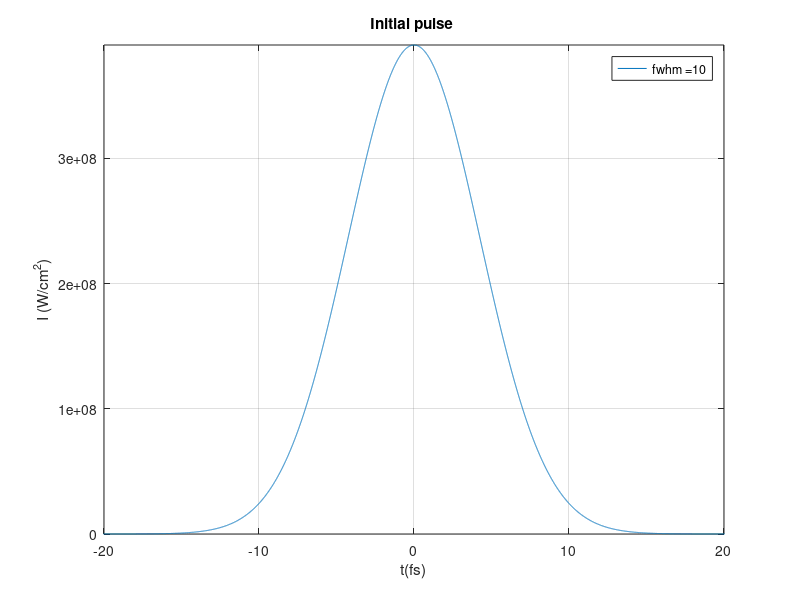
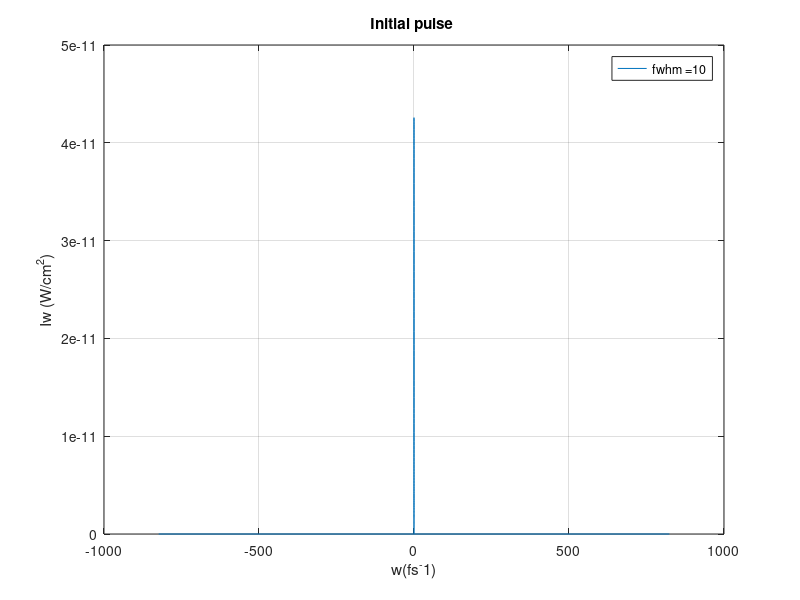

Source code (MATLAB) for these figures, in order: (Note: this script raises an error after producing the figures.)
function [ret]=prog_tot()

clear all;
close all;

% prt=1/0  print/noprint results
prt=0;

if prt == 1
   fid0=fopen('res.txt','w+');
end
% units
mic=1;fs=1;ns=1e6;mJ=1;mm=mic/1000;m=1e-3;ps=1e3;s=fs*1e-15;J=mJ*1e-3;nJ=mJ*1e-6;

%_PULSE_PARAMETERS______________________________________________________
lc=0.8;                % pulse central wavelength (mic)
ko=2*pi/lc;            % mic^-1)
vluz=0.299792458;      % speed of light (mic fs^-1)
%vluz=0.3;             % speed of light (mic fs^-1)
wo=2*pi*vluz/lc;       % pulse central omega (fs^-1)
tp=5*fs;               % pulse width (fs).
a=0.35;                % spatial fwhm (mm)
energia=8*nJ;          % Energy (mJ)
%-----------------------------------------------------------------------

%_TEMPORAL_AND_SPECTRAL_AXIS________________________________________________
npuntos=2^19;                          % number of points.
maxt=1*ps;                             % temporal window to follow [fs]                

dt=2*maxt/(npuntos-1);                 % time resolution [fs]
t=-maxt:dt:maxt;                       % temporal axis (fs)
dw=2*pi/(2*maxt);                      % frequency axis (fs^-1)
wN=-pi/dt:dw:pi/dt;
w=ifftshift(wN); 
wf=-w;                                 % for frequency sign criteria
ejel=wf.*1000*lc*lc/vluz/2/pi+1000*lc; % wavelength axis (nm)
Bint_T=0.;Bint=0.;
%------------------------------------------------------------------------

%_ELECTRIC_FIELD________________________________________________________
% GAUSSIAN PULSE:
 E=exp(-t.*t*(log(2))/2/tp^2);         % fwhm intensity
% E=exp(-t.*t/2/tp^2);                % 1/e intensity
% E=exp(-t.*t/tp^2);                  % 1/e^2 intensity
fwhmP=fwhm(t,(abs(E)).^2)             % FWHM en intensidad
% SECH PULSE:
% tau=tp/(2*acosh(sqrt(2))); to=0.; P=(sech((t-to)/tau)).^2; E=sqrt(P);
% fwhmP=fwhm(t,P);
%-----------------------------------------------------------------------
%_PULSE_NORMALIZED___________________________________________________________ 
norma=0;
for it=1:length(t)
    norma=norma+abs(E(it))^2;
end
norma=norma*dt; E=E.*sqrt(energia/norma);
Eosc=E;
% correct factor to plot in IS
factorsi=J/s;
spatialnorm=pi*(0.1*0.1*a^2)/2;                 % cm2 y 1/e^2 spatial intensity
factortotal=factorsi/spatialnorm;
I0=factortotal*(abs(E)).^2;                     % Intensidad inicial          
%---------------------------------------------------------------TEMPORAL-
                nfig=1;figure(nfig);nfig=nfig+1;
                plot(t,I0);axis([-4*tp 4*tp 0 max(I0)]);
                xlabel('t(fs)');ylabel('I (W/cm^2)');title('Initial pulse ');
                str = strcat('fwhm = ', num2str(fwhmP));legend(str); grid on;
%------------------------------------------------------------------------
%--------------------------------------------------------------FREQUENCY-
                Ew=ifft(E); I0w=(abs(Ew)).^2;fwhmPw=fwhm(w,I0w)
                figure(nfig);nfig=nfig+1;
                plot(w,I0w);
                xlabel('w(fs^-1)');ylabel('Iw (W/cm^2)');title('Initial pulse ');
                str = strcat('fwhm = ', num2str(fwhmP));legend(str); grid on;
%------------------------------------------------------------------------
pause;
%_ADDITIONAL_DISPERSION_DATOS_MATERIAL__________________________________________________
%gvd,tod y fod.en fs y mm.
kposc=1:3;
kposc(1)=2.4e6;kposc(2)=0.;kposc(3)=0.;
[E]=disp_pulse(E,w,kposc);
%-----------------------------------------------------------------------
            fwhmEo=fwhm(t,(abs(E)).^2);figure(nfig);nfig=nfig+1;
            plot(t,factortotal*abs(E).^2);axis([-60*ps 60*ps 0 max(factortotal*abs(E).^2)]);
            xlabel('t(fs)');ylabel('I (W/cm^2)');title('Stretcher oscillator output: chain 3');
            str = strcat('fwhm = ', num2str(fwhmEo));legend(str); grid on;
            if prt == 1
               fprintf(fid0,'\nkposc= %e %e %e -- %f \n',kposc(1),kposc(2),kposc(3),fwhmEo);
            end
%----------------------------------------------------------------------

%_DISPERSION_LONGITUD_FIBRA________________________________________________
kpch3_1=1:3; kpch3_1(1)=23; kpch3_1(2)=75.4; kpch3_1(3)=0; 
Lfib=2600; kpch3_1=Lfib*kpch3_1;
[E]=disp_pulse(E,w,kpch3_1);
% [E,Bint]=fiberprop(E,t,w,wf,tp,dt,maxt,energia,wo,lc,kpch3_1(1)/Lfib,kpch3_1(2)/Lfib,kpch3_1(3)/Lfib,Lfib,3.3e-3,1,1,5,1,0,3e-2);
% Bint_T=Bint_T+Bint;
%-----------------------------------------------------------------------
            fwhmEo=fwhm(t,(abs(E)).^2);figure(nfig);nfig=nfig+1;
            plot(t,factortotal*abs(E).^2);axis([-60*ps 60*ps 0 max(factortotal*abs(E).^2)]);
            xlabel('t(fs)');ylabel('I (W/cm^2)');title('Chain 3: before CFBG_XF2');
            str = strcat('fwhm = ', num2str(fwhmEo)); grid on;legend(str);
            if prt == 1
               fprintf(fid0,'kpch3_1= %e %e %e -- fwhm: %f  Bint=%f\n',kpch3_1(1),kpch3_1(2),kpch3_1(3),fwhmEo,Bint);
            end

%--------------------------------------------------------------------

%_CFBG_XF2_DISPERSION___________________________________________________
%gvd,tod y fod.en fs y mm.
kpcfbgxf2=1:3; kpcfbgxf2(1)=23.03e6; kpcfbgxf2(2)=0*-0.3250e9; kpcfbgxf2(3)=0.; 
[E]=disp_pulse(E,w,kpcfbgxf2);
%-----------------------------------------------------------------------
            fwhmEo=fwhm(t,(abs(E)).^2);figure(nfig);nfig=nfig+1;
            plot(t,factortotal*abs(E).^2);axis([-400*ps 400*ps 0 max(factortotal*abs(E).^2)]);
            xlabel('t(fs)');ylabel('I (W/cm^2)');title('CFBG_XF2 output with no filter');
            str = strcat('fwhm = ', num2str(fwhmEo)); grid on;legend(str);
            if prt == 1
               fprintf(fid0,'kpcfbgxf2= %e %e %e -- %f \n',kpcfbgxf2(1),kpcfbgxf2(2),kpcfbgxf2(3),fwhmEo);
            end
%----------------------------------------------------------------------

%_LOSSES_REFLECTIVITY_CFBG_X2_AND_CIRC___________________________________
[E]=losses(E,-5.21933599);
% Pulse energy after losses in CFBG_X2:
norma=normy(E,t,dt)
            if prt == 1
               fprintf(fid0,'CFBG_2 & CIRC LOSSES: %e \n',norma);
            end
%%--------------------------------------------------------------------------

%_CFBG_XF2_FILTERING______________________________________________________
% en nm
filterwidth=15.3;
supergaussianm=10;
[E,filter]=cfgfilter(E,ejel,lc*1000,filterwidth,supergaussianm);
%----------------------------------------------------------------------
            figure(nfig);nfig=nfig+1;fwhmSP0=abs(fwhm(ejel,abs(ifft(Eosc)).^2));fwhmSPF=abs(fwhm(ejel,abs(ifft(E)).^2));
            subplot(1,2,1);
            plot(ejel,abs(ifft(Eosc)).^2,'k',ejel,abs(ifft(E)).^2,'b');%axis([-10*tp 10*tp 0 max(abs(E).^2)]);
            xlabel('l(nm))');ylabel('I (W/cm^2)');title('Spectrum filtering by CFBG_XF2');
            str = strcat('fwhmi = ', num2str(fwhmSP0));
            str = strcat(str,'    fwhmf= ');
            str = strcat(str,num2str(fwhmSPF));
            legend(str); grid on;
            subplot(1,2,2);
            plot(ejel,filter);xlabel('l(nm))'); title('CFBG_XF2 filter');grid on;
            if prt == 1
               fprintf(fid0,'filter CFBG_XF2= %f %f -- %f vs %f \n',filterwidth,supergaussianm,fwhmSP0,fwhmSPF);
            end
            %-----------------------------------------------------------------------
%             fwhmEo=fwhm(t,(abs(E)).^2);figure(nfig);nfig=nfig+1;
%             plot(t,abs(E).^2);axis([-400*ps 400*ps 0 max(abs(E).^2)]);
%             xlabel('t(fs)');ylabel('I (W/cm^2)');title('CFG1 output with filter');
%             str = strcat('fwhm = ', num2str(fwhmEo)); grid on;legend(str);
%----------------------------------------------------------------------

%_0.8+0.8+1+0.3_m_PM980__________________________________________________
kpch3_2=1:3; kpch3_2(1)=23; kpch3_2(2)=75.4; kpch3_2(3)=0; 
Lfib=2900; kpch3_2=Lfib*kpch3_2;
[E]=disp_pulse(E,w,kpch3_2);
% [E,Bint]=fiberprop(E,t,w,wf,tp,dt,maxt,energia,wo,lc,kpch3_2(1)/Lfib,kpch3_2(2)/Lfib,kpch3_2(3)/Lfib,Lfib,3.3e-3,1,1,5,1,0,3e-2);
% Bint_T=Bint_T+Bint;
%-----------------------------------------------------------------------
%             fwhmEo=fwhm(t,(abs(E)).^2);figure(nfig);nfig=nfig+1;
%             plot(t,factortotal*abs(E).^2);axis([-60*ps 60*ps 0 max(factortotal*abs(E).^2)]);
%             xlabel('t(fs)');ylabel('I (W/cm^2)');title('Chain 3: before 2.9 m PM980');
%             str = strcat('fwhm = ', num2str(fwhmEo)); grid on;legend(str);
            if prt == 1
               fprintf(fid0,'kpch3_2= %e %e %e -- fwhm: %f  Bint=%f\n',kpch3_2(1),kpch3_2(2),kpch3_2(3),fwhmEo,Bint);
            end

%--------------------------------------------------------------------

%_PREAMP_1_____________________________________________________________
% Total dispersion of amplifier... just for testing...
disp_preamp1=1:3;disp_preamp1(1)=23.; disp_preamp1(2)=75.4; disp_preamp1(3)=0.;  
Lpreamp_1=800;    
kppreamp_1=1:3;kppreamp_1(1)=Lpreamp_1*disp_preamp1(1);kppreamp_1(2)=Lpreamp_1*disp_preamp1(2);kppreamp_1(3)=Lpreamp_1*disp_preamp1(3);

%[E]=disp_pulse(E,w,kppreamp_1);
[E,Bint]=amplif1(E,t,w,wf,tp,dt,maxt,energia,wo,lc,'Preamp1.txt');
Bint_T=Bint_T+Bint

            fwhmE=fwhm(t,abs(E).^2);figure(nfig);nfig=nfig+1;
            plot(t,factortotal*abs(E).^2);axis([-300*ps 300*ps 0 max(factortotal*abs(E).^2)]);
            xlabel('t(fs)');ylabel('I (W/cm^2)');title('Preamp1 output');
            str = strcat('fwhm = ', num2str(fwhmE)); grid on;legend(str);
% --------------------------------------------------------------------------
%_FINAL_SPECTR__________________________________________________________
                figure(nfig);nfig=nfig+1;fwhmSP0=abs(fwhm(ejel,abs(ifft(Eosc)).^2));fwhmSPF=abs(fwhm(ejel,abs(ifft(E)).^2));
                plot(ejel,(abs(ifft(Eosc)).^2)/max(abs(ifft(Eosc)).^2),'k',ejel,(abs(ifft(E)).^2)/max(abs(ifft(E)).^2),'r--');%axis([-10*tp 10*tp 0 max(abs(E).^2)]);
                xlabel('l(nm)');ylabel('I (W/cm^2)');title('Spectrum evolution Preamp1');
                str = strcat('fwhmi = ', num2str(fwhmSP0));
                str = strcat(str,'    fwhmf= ');
                str = strcat(str,num2str(fwhmSPF));
                legend(str); grid on;
                if prt == 1
                  fprintf(fid0,'Preamp1= %f %f ',fwhmE,fwhmSPF);
                end
%-----------------------------------------------------------------------

norma=normy(E,t,dt)
            if prt == 1
               fprintf(fid0,'After Preamp1: %e %e\n',norma,Bint);
            end
            
%_0.8_m_PM980__________________________________________________
kpch6_0=1:3; kpch6_0(1)=23; kpch6_0(2)=75.4; kpch6_0(3)=0; 
Lfib=800; kpch6_0=Lfib*kpch6_0;
[E]=disp_pulse(E,w,kpch6_0);
% [E,Bint]=fiberprop(E,t,w,wf,tp,dt,maxt,energia,wo,lc,kpch6_0(1)/Lfib,kpch6_0(2)/Lfib,kpch6_0(3)/Lfib,Lfib,3.3e-3,1,1,5,1,0,3e-2);
% Bint_T=Bint_T+Bint;
%-----------------------------------------------------------------------
%             fwhmEo=fwhm(t,(abs(E)).^2);figure(nfig);nfig=nfig+1;
%             plot(t,factortotal*abs(E).^2);axis([-60*ps 60*ps 0 max(factortotal*abs(E).^2)]);
%             xlabel('t(fs)');ylabel('I (W/cm^2)');title('Chain 3: before 0.8 m PM980');
%             str = strcat('fwhm = ', num2str(fwhmEo)); grid on;legend(str);
            if prt == 1
               fprintf(fid0,'kpch6_0= %e %e %e -- fwhm: %f  Bint=%f\n',kpch6_0(1),kpch6_0(2),kpch6_0(3),fwhmEo,Bint);
            end
%--------------------------------------------------------------------------            
            
%_LOSSES_EOM___________________________________________________________
[E]=losses(E,-5);
% Pulse energy after losses in EOM:
norma=normy(E,t,dt)
            if prt == 1
               fprintf(fid0,'EOM: %e \n',norma);
            end
%%--------------------------------------------------------------------------
%_0.8+0.3_m_PM980__________________________________________________
kpch6_1=1:3; kpch6_1(1)=23; kpch6_1(2)=75.4; kpch6_1(3)=0; 
Lfib=1100; kpch6_1=Lfib*kpch6_1;
[E]=disp_pulse(E,w,kpch6_1);
% [E,Bint]=fiberprop(E,t,w,wf,tp,dt,maxt,energia,wo,lc,kpch6_1(1)/Lfib,kpch6_1(2)/Lfib,kpch6_1(3)/Lfib,Lfib,3.3e-3,1,1,5,1,0,3e-2);
% Bint_T=Bint_T+Bint;
%-----------------------------------------------------------------------
%             fwhmEo=fwhm(t,(abs(E)).^2);figure(nfig);nfig=nfig+1;
%             plot(t,factortotal*abs(E).^2);axis([-60*ps 60*ps 0 max(factortotal*abs(E).^2)]);
%             xlabel('t(fs)');ylabel('I (W/cm^2)');title('Chain 3: before 1.1 m PM980');
%             str = strcat('fwhm = ', num2str(fwhmEo)); grid on;legend(str);
            if prt == 1
               fprintf(fid0,'kpch6_1= %e %e %e -- fwhm: %f  Bint=%f\n',kpch6_1(1),kpch6_1(2),kpch6_1(3),fwhmEo,Bint);
            end
%--------------------------------------------------------------------------

%_PREAMP_2_____________________________________________________________
% Total dispersion of amplifier... just for testing...
disp_preamp2=1:3;disp_preamp2(1)=23.; disp_preamp2(2)=75.4; disp_preamp2(3)=0.;  
Lpreamp_2=1000;    
kppreamp_2=1:3;kppreamp_2(1)=Lpreamp_2*disp_preamp1(1);kppreamp_2(2)=Lpreamp_2*disp_preamp2(2);kppreamp_2(3)=Lpreamp_2*disp_preamp2(3);
%[E]=disp_pulse(E,w,kppreamp_2);
[E,Bint]=amplif1(E,t,w,wf,tp,dt,maxt,energia,wo,lc,'Preamp2.txt');
Bint_T=Bint_T+Bint

            fwhmE=fwhm(t,abs(E).^2);figure(nfig);nfig=nfig+1;
            plot(t,factortotal*abs(E).^2);axis([-300*ps 300*ps 0 max(factortotal*abs(E).^2)]);
            xlabel('t(fs)');ylabel('I (W/cm^2)');title('Preamp2 output');
            str = strcat('fwhm = ', num2str(fwhmE)); grid on;legend(str);
% --------------------------------------------------------------------------
%_FINAL_SPECTR__________________________________________________________
                figure(nfig);nfig=nfig+1;fwhmSP0=abs(fwhm(ejel,abs(ifft(Eosc)).^2));fwhmSPF=abs(fwhm(ejel,abs(ifft(E)).^2));
                plot(ejel,(abs(ifft(Eosc)).^2)/max(abs(ifft(Eosc)).^2),'k',ejel,(abs(ifft(E)).^2)/max(abs(ifft(E)).^2),'r--');%axis([-10*tp 10*tp 0 max(abs(E).^2)]);
                xlabel('l(nm)');ylabel('I (W/cm^2)');title('Spectrum evolution Preamp2');
                str = strcat('fwhmi = ', num2str(fwhmSP0));
                str = strcat(str,'    fwhmf= ');
                str = strcat(str,num2str(fwhmSPF));
                legend(str); grid on;
                if prt == 1
                  fprintf(fid0,'Preamp2= %f %f ',fwhmE,fwhmSPF);
                end
%-----------------------------------------------------------------------
norma=normy(E,t,dt)
            if prt == 1
               fprintf(fid0,'After Preamp2: %e %e\n',norma,Bint);
            end
            
%_0.4+0.4_m_PM980__________________________________________________
kpch7_1=1:3; kpch7_1(1)=23; kpch7_1(2)=75.4; kpch7_1(3)=0; 
Lfib=800; kpch7_1=Lfib*kpch7_1;
[E]=disp_pulse(E,w,kpch7_1);
% [E,Bint]=fiberprop(E,t,w,wf,tp,dt,maxt,energia,wo,lc,kpch7_1(1)/Lfib,kpch7_1(2)/Lfib,kpch7_1(3)/Lfib,Lfib,3.3e-3,1,1,5,1,0,3e-2);
% Bint_T=Bint_T+Bint;
%-----------------------------------------------------------------------
%             fwhmEo=fwhm(t,(abs(E)).^2);figure(nfig);nfig=nfig+1;
%             plot(t,factortotal*abs(E).^2);axis([-60*ps 60*ps 0 max(factortotal*abs(E).^2)]);
%             xlabel('t(fs)');ylabel('I (W/cm^2)');title('Chain 3: before 0.8 m PM980');
%             str = strcat('fwhm = ', num2str(fwhmEo)); grid on;legend(str);
            if prt == 1
               fprintf(fid0,'kpch7_1= %e %e %e -- fwhm: %f  Bint=%f\n',kpch7_1(1),kpch7_1(2),kpch7_1(3),fwhmEo,Bint);
            end
%--------------------------------------------------------------------------

%_50%/50%_DIVISOR___________________________________________________________

[E]=losses(E,-3.01029995);
% Pulse energy after DIVISOR:
norma=normy(E,t,dt)
            if prt == 1
               fprintf(fid0,'DIVISOR: %e \n',norma);
            end
%%--------------------------------------------------------------------------

%_0.6+0.5_m_PM980__________________________________________________
kpch8_0=1:3; kpch8_0(1)=23; kpch8_0(2)=75.4; kpch8_0(3)=0; 
Lfib=1100; kpch8_0=Lfib*kpch8_0;
[E]=disp_pulse(E,w,kpch8_0);
% [E,Bint]=fiberprop(E,t,w,wf,tp,dt,maxt,energia,wo,lc,kpch8_0(1)/Lfib,kpch8_0(2)/Lfib,kpch8_0(3)/Lfib,Lfib,3.3e-3,1,1,5,1,0,3e-2);
% Bint_T=Bint_T+Bint;
%-----------------------------------------------------------------------
%             fwhmEo=fwhm(t,(abs(E)).^2);figure(nfig);nfig=nfig+1;
%             plot(t,factortotal*abs(E).^2);axis([-60*ps 60*ps 0 max(factortotal*abs(E).^2)]);
%             xlabel('t(fs)');ylabel('I (W/cm^2)');title('Chain 3: before 1.1 m PM980');
%             str = strcat('fwhm = ', num2str(fwhmEo)); grid on;legend(str);
            if prt == 1
               fprintf(fid0,'kpch8_0= %e %e %e -- fwhm: %f  Bint=%f\n',kpch8_0(1),kpch8_0(2),kpch8_0(3),fwhmEo,Bint);
            end
%--------------------------------------------------------------------------

%%--------------------------------------------------------------------------
%_CFBG_XF1_DISPERSION___________________________________________________
%gvd,tod y fod.en fs y mm.
kpcfbgxf1=1:3; kpcfbgxf1(1)=161e6; kpcfbgxf1(2)=0*-2*0.702e9; kpcfbgxf1(3)=0.; %kpcfbgxf1(1)=2*56e6;
[E]=disp_pulse(E,w,kpcfbgxf1);
%-----------------------------------------------------------------------
            fwhmEo=fwhm(t,(abs(E)).^2);figure(nfig);nfig=nfig+1;
            plot(t,factortotal*abs(E).^2);axis([-maxt maxt 0 max(factortotal*abs(E).^2)]);
            xlabel('t(fs)');ylabel('I (W/cm^2)');title('CFBG_XF1 output with no filter');
            str = strcat('fwhm = ', num2str(fwhmEo)); grid on;legend(str);
            if prt == 1
               fprintf(fid0,'kpcfbgxf1= %e %e %e -- %f \n',kpcfbgxf1(1),kpcfbgxf1(2),kpcfbgxf1(3),fwhmEo);
            end
%----------------------------------------------------------------------

%_LOSSES_REFLECTIVITY_CFBG_X1_AND_CIRC___________________________________
[E]=losses(E,-5.21933599);
% Pulse energy after losses in CFBG_X1:
norma=normy(E,t,dt)
            if prt == 1
               fprintf(fid0,'CFBG_1 & CIRC LOSSES: %e \n',norma);
            end
%--------------------------------------------------------------------------

%_CFBG_XF1_FILTERING______________________________________________________
% en nm
filterwidth=5.63;
supergaussianm=10;
[E,filter]=cfgfilter(E,ejel,lc*1000,filterwidth,supergaussianm);
%----------------------------------------------------------------------
            figure(nfig);nfig=nfig+1;fwhmSP0=abs(fwhm(ejel,abs(ifft(Eosc)).^2));fwhmSPF=abs(fwhm(ejel,abs(ifft(E)).^2));
            subplot(1,2,1);
            plot(ejel,abs(ifft(Eosc)).^2,'k',ejel,abs(ifft(E)).^2,'b');%axis([-10*tp 10*tp 0 max(abs(E).^2)]);
            xlabel('l(nm))');ylabel('I (W/cm^2)');title('Spectrum filtering by CFBG_XF1');
            str = strcat('fwhmi = ', num2str(fwhmSP0));
            str = strcat(str,'    fwhmf= ');
            str = strcat(str,num2str(fwhmSPF));
            legend(str); grid on;
            subplot(1,2,2);
            plot(ejel,filter);xlabel('l(nm))'); title('CFBG_XF1 filter');grid on;
            if prt == 1
               fprintf(fid0,'filter CFBG_XF1= %f %f -- %f vs %f \n',filterwidth,supergaussianm,fwhmSP0,fwhmSPF);
            end
            %-----------------------------------------------------------------------
%             fwhmEo=fwhm(t,(abs(E)).^2);figure(nfig);nfig=nfig+1;
%             plot(t,abs(E).^2);axis([-400*ps 400*ps 0 max(abs(E).^2)]);
%             xlabel('t(fs)');ylabel('I (W/cm^2)');title('CFG2 output with filter');
%             str = strcat('fwhm = ', num2str(fwhmEo)); grid on;legend(str);
%----------------------------------------------------------------------

% %_0.5+0.6+0.4+0.2_m_PM980__________________________________________________
% kpch8_1=1:3; kpch8_1(1)=23; kpch8_1(2)=75.4; kpch8_1(3)=0; 
% Lfib=1700.; kpch8_1=Lfib*kpch8_1;
% [E]=disp_pulse(E,w,kpch8_1);
% % [E,Bint]=fiberprop(E,t,w,wf,tp,dt,maxt,energia,wo,lc,kpch8_1(1)/Lfib,kpch8_1(2)/Lfib,kpch8_1(3)/Lfib,Lfib,3.3e-3,1,1,5,1,0,3e-2);
% % Bint_T=Bint_T+Bint;
% %-----------------------------------------------------------------------
% %             fwhmEo=fwhm(t,(abs(E)).^2);figure(nfig);nfig=nfig+1;
% %             plot(t,factortotal*abs(E).^2);axis([-60*ps 60*ps 0 max(factortotal*abs(E).^2)]);
% %             xlabel('t(fs)');ylabel('I (W/cm^2)');title('Chain 3: before 1.7 m PM980');
% %             str = strcat('fwhm = ', num2str(fwhmEo)); grid on;legend(str);
%             if prt == 1
%                 fprintf(fid0,'kpch8_1= %e %e %e -- fwhm: %f  Bint=%f\n',kpch8_1(1),kpch8_1(2),kpch8_1(3),fwhmEo,Bint);
%             end
% %--------------------------------------------------------------------------
% 
% %_PREAMP_3_____________________________________________________________
% % Total dispersion of amplifier... just for testing...
% disp_preamp3=1:3;disp_preamp3(1)=23.; disp_preamp3(2)=75.4; disp_preamp3(3)=0.;  
% Lpreamp_3=1000;    
% kppreamp_3=1:3;kppreamp_3(1)=Lpreamp_3*disp_preamp3(1);kppreamp_3(2)=Lpreamp_3*disp_preamp3(2);kppreamp_3(3)=Lpreamp_3*disp_preamp3(3);
% %[E]=disp_pulse(E,w,kppreamp_3);
% [E,Bint]=amplif1(E,t,w,wf,tp,dt,maxt,energia,wo,lc,'Preamp3.txt');
% Bint_T=Bint_T+Bint
% 
%             fwhmE=fwhm(t,abs(E).^2);figure(nfig);nfig=nfig+1;
%             plot(t,factortotal*abs(E).^2);axis([-maxt maxt 0 max(factortotal*abs(E).^2)]);
%             xlabel('t(fs)');ylabel('I (W/cm^2)');title('Preamp3 output');
%             str = strcat('fwhm = ', num2str(fwhmE)); grid on;legend(str);
% % --------------------------------------------------------------------------
% %_FINAL_SPECTR__________________________________________________________
%                 figure(nfig);nfig=nfig+1;fwhmSP0=abs(fwhm(ejel,abs(ifft(Eosc)).^2));fwhmSPF=abs(fwhm(ejel,abs(ifft(E)).^2));
%                 plot(ejel,(abs(ifft(Eosc)).^2)/max(abs(ifft(Eosc)).^2),'k',ejel,(abs(ifft(E)).^2)/max(abs(ifft(E)).^2),'r--');%axis([-10*tp 10*tp 0 max(abs(E).^2)]);
%                 xlabel('l(nm)');ylabel('I (W/cm^2)');title('Spectrum evolution Preamp3');
%                 str = strcat('fwhmi = ', num2str(fwhmSP0));
%                 str = strcat(str,'    fwhmf= ');
%                 str = strcat(str,num2str(fwhmSPF));
%                 legend(str); grid on;
%                 if prt == 1
%                   fprintf(fid0,'Preamp3= %f %f ',fwhmE,fwhmSPF);
%                 end
%                 
% %-----------------------------------------------------------------------
% norma=normy(E,t,dt)
%             if prt == 1
%                fprintf(fid0,'After Preamp3: %e %e\n',norma,Bint);
%             end
%             
% %_0.2+0.4_m_PM980__________________________________________________
% kpch10_0=1:3; kpch10_0(1)=23; kpch10_0(2)=75.4; kpch10_0(3)=0; 
% Lfib=600; kpch10_0=Lfib*kpch10_0;
% [E]=disp_pulse(E,w,kpch10_0);
% % [E,Bint]=fiberprop(E,t,w,wf,tp,dt,maxt,energia,wo,lc,kpch10_0(1)/Lfib,kpch10_0(2)/Lfib,kpch10_0(3)/Lfib,Lfib,3.3e-3,1,1,5,1,0,3e-2);
% % Bint_T=Bint_T+Bint;
% %-----------------------------------------------------------------------
% %             fwhmEo=fwhm(t,(abs(E)).^2);figure(nfig);nfig=nfig+1;
% %             plot(t,factortotal*abs(E).^2);axis([-60*ps 60*ps 0 max(factortotal*abs(E).^2)]);
% %             xlabel('t(fs)');ylabel('I (W/cm^2)');title('Chain 3: before 0.6 m PM980');
% %             str = strcat('fwhm = ', num2str(fwhmEo)); grid on;legend(str);
%             if prt == 1
%                fprintf(fid0,'kpch10_0= %e %e %e -- fwhm: %f  Bint=%f\n',kpch10_0(1),kpch10_0(2),kpch10_0(3),fwhmEo,Bint);
%             end
% %--------------------------------------------------------------------------
% 
% %_LOSSES_AOM1___________________________________________________________
% [E]=losses(E,-5.5);
% % Pulse energy after losses in AOM:
% norma=normy(E,t,dt)
%             if prt == 1
%                fprintf(fid0,'AOM1: %e \n',norma);
%             end
% %%--------------------------------------------------------------------------
% %_0.4+0.2_m_PM980__________________________________________________
% kpch10_1=1:3; kpch10_1(1)=23; kpch10_1(2)=75.4; kpch10_1(3)=0; 
% Lfib=600; kpch10_1=Lfib*kpch10_1;
% [E]=disp_pulse(E,w,kpch10_1);
% % [E,Bint]=fiberprop(E,t,w,wf,tp,dt,maxt,energia,wo,lc,kpch10_1(1)/Lfib,kpch10_1(2)/Lfib,kpch10_1(3)/Lfib,Lfib,3.3e-3,1,1,5,1,0,3e-2);
% % Bint_T=Bint_T+Bint;
% %-----------------------------------------------------------------------
% %             fwhmEo=fwhm(t,(abs(E)).^2);figure(nfig);nfig=nfig+1;
% %             plot(t,factortotal*abs(E).^2);axis([-60*ps 60*ps 0 max(factortotal*abs(E).^2)]);
% %             xlabel('t(fs)');ylabel('I (W/cm^2)');title('Chain 3: before 0.6 m PM980');
% %             str = strcat('fwhm = ', num2str(fwhmEo)); grid on;legend(str);
%             if prt == 1
%                fprintf(fid0,'kpch10_1= %e %e %e -- fwhm: %f  Bint=%f\n',kpch10_1(1),kpch10_1(2),kpch10_1(3),fwhmEo,Bint);
%             end
% %--------------------------------------------------------------------------
% 
% %_PREAMP_4_____________________________________________________________
% % Total dispersion of amplifier... just for testing...
% disp_preamp4=1:3;disp_preamp4(1)=23.; disp_preamp4(2)=75.4; disp_preamp4(3)=0.;  
% Lpreamp_4=1500;    
% kppreamp_4=1:3;kppreamp_4(1)=Lpreamp_4*disp_preamp4(1);kppreamp_4(2)=Lpreamp_4*disp_preamp4(2);kppreamp_4(3)=Lpreamp_4*disp_preamp4(3);
% %[E]=disp_pulse(E,w,kppreamp_4);
% [E,Bint]=amplif1(E,t,w,wf,tp,dt,maxt,energia,wo,lc,'Preamp4.txt');
% Bint_T=Bint_T+Bint
% 
%             fwhmE=fwhm(t,abs(E).^2);figure(nfig);nfig=nfig+1;
%             plot(t,factortotal*abs(E).^2);axis([-maxt maxt 0 max(factortotal*abs(E).^2)]);
%             xlabel('t(fs)');ylabel('I (W/cm^2)');title('Preamp4 output');
%             str = strcat('fwhm = ', num2str(fwhmE)); grid on;legend(str);
% % --------------------------------------------------------------------------
% %_FINAL_SPECTR__________________________________________________________
%                 figure(nfig);nfig=nfig+1;fwhmSP0=abs(fwhm(ejel,abs(ifft(Eosc)).^2));fwhmSPF=abs(fwhm(ejel,abs(ifft(E)).^2));
%                 plot(ejel,(abs(ifft(Eosc)).^2)/max(abs(ifft(Eosc)).^2),'k',ejel,(abs(ifft(E)).^2)/max(abs(ifft(E)).^2),'r--');%axis([-10*tp 10*tp 0 max(abs(E).^2)]);
%                 xlabel('l(nm)');ylabel('I (W/cm^2)');title('Spectrum evolution Preamp4');
%                 str = strcat('fwhmi = ', num2str(fwhmSP0));
%                 str = strcat(str,'    fwhmf= ');
%                 str = strcat(str,num2str(fwhmSPF));
%                 legend(str); grid on;
%                 if prt == 1
%                   fprintf(fid0,'Preamp4= %f %f ',fwhmE,fwhmSPF);
%                 end
% %-----------------------------------------------------------------------
% norma=normy(E,t,dt)
%             if prt == 1
%                fprintf(fid0,'After Preamp4: %e %e\n',norma,Bint);
%             end
%             
% %_0.2+0.4_m_PM980__________________________________________________
% kpch10_2=1:3; kpch10_2(1)=23; kpch10_2(2)=75.4; kpch10_2(3)=0; 
% Lfib=600; kpch10_2=Lfib*kpch10_2;
% [E]=disp_pulse(E,w,kpch10_2);
% % [E,Bint]=fiberprop(E,t,w,wf,tp,dt,maxt,energia,wo,lc,kpch10_2(1)/Lfib,kpch10_2(2)/Lfib,kpch10_2(3)/Lfib,Lfib,3.3e-3,1,1,5,1,0,3e-2);
% % Bint_T=Bint_T+Bint;
% %-----------------------------------------------------------------------
% %             fwhmEo=fwhm(t,(abs(E)).^2);figure(nfig);nfig=nfig+1;
% %             plot(t,factortotal*abs(E).^2);axis([-60*ps 60*ps 0 max(factortotal*abs(E).^2)]);
% %             xlabel('t(fs)');ylabel('I (W/cm^2)');title('Chain 3: before 0.6 m PM980');
% %             str = strcat('fwhm = ', num2str(fwhmEo)); grid on;legend(str);
%             if prt == 1
%                fprintf(fid0,'kpch10_2= %e %e %e -- fwhm: %f  Bint=%f\n',kpch10_2(1),kpch10_2(2),kpch10_2(3),fwhmEo,Bint);
%             end
% %--------------------------------------------------------------------------
% %_LOSSES_AOM2___________________________________________________________
% norma=normy(E,t,dt)
%             if prt == 1
%                fprintf(fid0,'After preamp4: %e %e\n',norma,Bint);
%             end
% [E]=losses(E,-5.5);
% % Pulse energy after losses in AOM2:
% norma=normy(E,t,dt)
%             if prt == 1
%                fprintf(fid0,'AOM2: %e \n',norma);
%             end
% %%--------------------------------------------------------------------------
% %_0.4+0.3_m_PM980__________________________________________________
% kpch10_3=1:3; kpch10_3(1)=23; kpch10_3(2)=75.4; kpch10_3(3)=0; 
% Lfib=700; kpch10_3=Lfib*kpch10_3;
% [E]=disp_pulse(E,w,kpch10_2);
% % [E,Bint]=fiberprop(E,t,w,wf,tp,dt,maxt,energia,wo,lc,kpch10_3(1)/Lfib,kpch10_3(2)/Lfib,kpch10_3(3)/Lfib,Lfib,3.3e-3,1,1,5,1,0,3e-2);
% % Bint_T=Bint_T+Bint;
% %-----------------------------------------------------------------------
% %             fwhmEo=fwhm(t,(abs(E)).^2);figure(nfig);nfig=nfig+1;
% %             plot(t,factortotal*abs(E).^2);axis([-60*ps 60*ps 0 max(factortotal*abs(E).^2)]);
% %             xlabel('t(fs)');ylabel('I (W/cm^2)');title('Chain 3: before 0.7 m PM980');
% %             str = strcat('fwhm = ', num2str(fwhmEo)); grid on;legend(str);
%             if prt == 1
%                fprintf(fid0,'kpch10_3= %e %e %e -- fwhm: %f  Bint=%f\n',kpch10_3(1),kpch10_3(2),kpch10_3(3),fwhmEo,Bint);
%             end
% %--------------------------------------------------------------------------
% %_LOSSES_Splice1/XF1___________________________________________________________
% [E]=losses(E,-1.5);
% norma=normy(E,t,dt)
%             if prt == 1
%                fprintf(fid0,'Splice1/XF1: %e \n',norma);
%             end
% %%--------------------------------------------------------------------------
% 
% %_0.3+0.3_m_PM-10-micron__________________________________________________
% kpch10_4=1:3; kpch10_4(1)=23; kpch10_4(2)=75.4; kpch10_4(3)=0; 
% Lfib=600; kpch10_4=Lfib*kpch10_4;
% [E]=disp_pulse(E,w,kpch10_4);
% % [E,Bint]=fiberprop(E,t,w,wf,tp,dt,maxt,energia,wo,lc,kpch10_4(1)/Lfib,kpch10_4(2)/Lfib,kpch10_4(3)/Lfib,Lfib,5e-3,1,1,5,1,0,3e-2);
% % Bint_T=Bint_T+Bint;
% %-----------------------------------------------------------------------
% %             fwhmEo=fwhm(t,(abs(E)).^2);figure(nfig);nfig=nfig+1;
% %             plot(t,factortotal*abs(E).^2);axis([-60*ps 60*ps 0 max(factortotal*abs(E).^2)]);
% %             xlabel('t(fs)');ylabel('I (W/cm^2)');title('Chain 3: before 0.6 m PM-10-micron');
% %             str = strcat('fwhm = ', num2str(fwhmEo)); grid on;legend(str);
%             if prt == 1
%                fprintf(fid0,'kpch10_4= %e %e %e -- fwhm: %f  Bint=%f\n',kpch10_4(1),kpch10_4(2),kpch10_4(3),fwhmEo,Bint);
%             end
% %--------------------------------------------------------------------------
% %_PREAMP_5_____________________________________________________________
% % Total dispersion of amplifier... just for testing...
% disp_preamp5=1:3;disp_preamp5(1)=23.; disp_preamp5(2)=75.4; disp_preamp5(3)=0.;  
% Lpreamp_5=1500;    
% kppreamp_5=1:3;kppreamp_5(1)=Lpreamp_5*disp_preamp5(1);kppreamp_5(2)=Lpreamp_5*disp_preamp5(2);kppreamp_5(3)=Lpreamp_5*disp_preamp5(3);
% %[E]=disp_pulse(E,w,kppreamp_5);
% [E,Bint]=amplif1(E,t,w,wf,tp,dt,maxt,energia,wo,lc,'Preamp5.txt');
% Bint_T=Bint_T+Bint
% 
%             fwhmE=fwhm(t,abs(E).^2);figure(nfig);nfig=nfig+1;
%             plot(t,factortotal*abs(E).^2);axis([-maxt maxt 0 max(factortotal*abs(E).^2)]);
%             xlabel('t(fs)');ylabel('I (W/cm^2)');title('Preamp5 output');
%             str = strcat('fwhm = ', num2str(fwhmE)); grid on;legend(str);
% % --------------------------------------------------------------------------
% %_FINAL_SPECTR__________________________________________________________
%                 figure(nfig);nfig=nfig+1;fwhmSP0=abs(fwhm(ejel,abs(ifft(Eosc)).^2));fwhmSPF=abs(fwhm(ejel,abs(ifft(E)).^2));
%                 plot(ejel,(abs(ifft(Eosc)).^2)/max(abs(ifft(Eosc)).^2),'k',ejel,(abs(ifft(E)).^2)/max(abs(ifft(E)).^2),'r--');%axis([-10*tp 10*tp 0 max(abs(E).^2)]);
%                 xlabel('l(nm)');ylabel('I (W/cm^2)');title('Spectrum evolution Preamp5');
%                 str = strcat('fwhmi = ', num2str(fwhmSP0));
%                 str = strcat(str,'    fwhmf= ');
%                 str = strcat(str,num2str(fwhmSPF));
%                 legend(str); grid on;
%                 if prt == 1
%                   fprintf(fid0,'Preamp5= %f %f ',fwhmE,fwhmSPF);
%                 end
% %-----------------------------------------------------------------------
% norma=normy(E,t,dt)
%             if prt == 1
%                fprintf(fid0,'After preamp5: %e %f\n',norma,Bint);
%                fprintf(fid0,'Total Bint = %f\n',Bint_T);
%             end
%             
% %_LOSSES_Splice2/XF1___________________________________________________________
% [E]=losses(E,-3);
% % Pulse energy after losses in Splice2/XF1:
% norma=normy(E,t,dt)
%             if prt == 1
%                fprintf(fid0,'Splice2/XF1: %e \n',norma);
%             end
% %%--------------------------------------------------------------------------
% %_PREAMP_PA/XF1_____________________________________________________________
% % Total dispersion of amplifier... just for testing...
% disp_preampa=1:3;disp_preampa(1)=23.; disp_preampa(2)=75.4; disp_preampa(3)=0.;  
% Lpreampa=2500;    
% kppreampa=1:3;kppreampa(1)=Lpreampa*disp_preampa(1);kppreampa(2)=Lpreampa*disp_preampa(2);kppreampa(3)=Lpreampa*disp_preampa(3);
% %[E]=disp_pulse(E,w,kppreampa);
% [E,Bint]=amplif1(E,t,w,wf,tp,dt,maxt,energia,wo,lc,'Preampa.txt');
% Bint_T=Bint_T+Bint
% 
%             fwhmE=fwhm(t,abs(E).^2);figure(nfig);nfig=nfig+1;
%             plot(t,factortotal*abs(E).^2);axis([-maxt maxt 0 max(factortotal*abs(E).^2)]);
%             xlabel('t(fs)');ylabel('I (W/cm^2)');title('Preampa output');
%             str = strcat('fwhm = ', num2str(fwhmE)); grid on;legend(str);
% % --------------------------------------------------------------------------
% %_FINAL_SPECTR__________________________________________________________
%                 figure(nfig);nfig=nfig+1;fwhmSP0=abs(fwhm(ejel,abs(ifft(Eosc)).^2));fwhmSPF=abs(fwhm(ejel,abs(ifft(E)).^2));
%                 plot(ejel,(abs(ifft(Eosc)).^2)/max(abs(ifft(Eosc)).^2),'k',ejel,(abs(ifft(E)).^2)/max(abs(ifft(E)).^2),'r--');%axis([-10*tp 10*tp 0 max(abs(E).^2)]);
%                 xlabel('l(nm)');ylabel('I (W/cm^2)');title('Spectrum evolution Preampa');
%                 str = strcat('fwhmi = ', num2str(fwhmSP0));
%                 str = strcat(str,'    fwhmf= ');
%                 str = strcat(str,num2str(fwhmSPF));
%                 legend(str); grid on;
%                 if prt == 1
%                   fprintf(fid0,'Preampa= %f %f ',fwhmE,fwhmSPF);
%                 end
% %-----------------------------------------------------------------------
% norma=normy(E,t,dt)
%             if prt == 1
%                fprintf(fid0,'After preampa: %e %e\nTotal Bint = %e\n',norma,Bint,Bint_T);
%             end
            
%_AMPHOS_FILTERING______________________________________________________
% en nm
[E,filter]=amphosfilter(E,ejel,lc*1000,2);
%----------------------------------------------------------------------
            figure(nfig);nfig=nfig+1;fwhmSP0=abs(fwhm(ejel,abs(ifft(Eosc)).^2));fwhmSPF=abs(fwhm(ejel,abs(ifft(E)).^2));
            subplot(1,2,1);
            plot(ejel,abs(ifft(Eosc)).^2,'k',ejel,abs(ifft(E)).^2,'b');%axis([-10*tp 10*tp 0 max(abs(E).^2)]);
            xlabel('l(nm))');ylabel('I (W/cm^2)');title('Spectrum filtering by AMPHOS');
            str = strcat('fwhmi = ', num2str(fwhmSP0));
            str = strcat(str,'    fwhmf= ');
            str = strcat(str,num2str(fwhmSPF));
            legend(str); grid on;
            subplot(1,2,2);
            plot(ejel,filter);xlabel('l(nm))'); title('AMPHOS filter');grid on;
            if prt == 1
               fprintf(fid0,'filter AMPHOS= %f %f -- %f vs %f \n',filterwidth,supergaussianm,fwhmSP0,fwhmSPF);
            end
            %-----------------------------------------------------------------------
            fwhmEo=fwhm(t,(abs(E)).^2);figure(nfig);nfig=nfig+1;
            plot(t,abs(E).^2);axis([-400*ps 400*ps 0 max(abs(E).^2)]);
            xlabel('t(fs)');ylabel('I (W/cm^2)');title('AMPHOS output with filter');
            str = strcat('fwhm = ', num2str(fwhmEo)); grid on;legend(str);
%----------------------------------------------------------------------

%_COMPRESSOR_DISPERSION____________________.______________________________
E1=E;
kpcompr=1:3;
kpcompr1=0.*kpcompr;
% for i11=1:3
%     kpcompr1(i11)=-kposc(i11)-kpch3_1(i11)-kpcfbgxf2(i11)-kpch3_2(i11)-kpch6_0(i11)-kpch6_1(i11)-kpch7_1(i11)-kpcfbgxf1(i11)-kpch8_0(i11);
%     kpcompr1(i11)=kpcompr1(i11)-kpch8_1(i11)-kpch10_0(i11)-kpch10_1(i11)-kpch10_2(i11)-kpch10_3(i11)-kpch10_4(i11);
%     kpcompr1(i11)=kpcompr1(i11)-kppreamp_1(i11)-kppreamp_2(i11)-kppreamp_3(i11)-kppreamp_4(i11)-kppreamp_5(i11)-kppreampa(i11);
% end
%             if prt == 1
%                fprintf(fid0,'kpcompr1= %e %e %e -- %f \n',kpcompr1(1),kpcompr1(2),kpcompr1(3),fwhmEo);
%             end
%_parameters
lambda=mm*lc;                       % longitud de onda en mm;
vluzsc=vluz*mm;                     % velocidad de la luz (mm fs^-1)
rad=pi/180;
alfa=62.*rad;                       % incidence angle (rad).
lred=1760;                          % grating lines/mm.
d=1/lred;                           % line separation (mm).
j1=0;
Lg=500;                             % grating distance (mm).

% CHEQUEO A MANO
while j1==0
        kpcompr=2*compressor_dispersion(alfa,d,Lg,lambda,vluzsc);
%         factorcompr=kpcompr(1)/kpcompr1(1)
%         kpcompr=kpcompr./factorcompr
        kpcompr(3)=0.;
        kpcompr(2)=0.; % pongo las dos a cero porque supongo que el tercer y el cuarto orden estan perfectamente compensados en las cfbg. tambien lo pongo a cero en ellas.
        [E1]=disp_pulse(E,w,kpcompr);
        trazac=correlate(E1);fwhmTR=fwhm(t,trazac)
        fwhmE1=fwhm(t,abs(E1).^2)
        % 10% wings
        fwings=0.1*max(factortotal*abs(E1).^2);
        FW=0.*E1+fwings;
        figure(nfig);nfig=nfig+1;
                subplot(1,2,1);plot(t,factortotal*abs(E1).^2,'b',t,FW,'r');axis([-10*tp 10*tp 0 max(factortotal*abs(E1).^2)]);
                xlabel('t(fs)');ylabel('I (W/cm^2)');title('Compressor output');
                str = strcat('fwhm = ', num2str(fwhmE1));legend(str);grid on;
                subplot(1,2,2);plot(t,trazac,'k');axis([-10*tp 10*tp 0 max(trazac)]);
                xlabel('t(fs)');ylabel('I (W/cm^2)');title('ACT Compressor output');
                str = strcat('fwhm = ', num2str(fwhmTR));legend(str);grid on;
        j1=0;

        Lg1=Lg;
        Lg=input('Lg');
        if Lg == 0
            if prt == 1
               fprintf(fid0,'%f %f %f\n',Lg1,fwhmE1,fwhmTR);
               descripcion=input('Descripcion del fichero: ','s')
               fprintf(fid0,'%s\n',descripcion);
               cl=clock;
               strfilename=strcat('xf1_1_',num2str(cl(4)),num2str(cl(5)),num2str(cl(6)),'.txt');
               fid1=fopen(strfilename,'w');
               y = [t;real(E1);imag(E1)];
               fprintf(fid1,'%f %e %e\n',y);
               fid2=fopen('xf1_1_files.txt','a+');
               fprintf(fid2,'%s\n',strfilename);
               fprintf(fid0,'%s %s\n','file = ',strfilename);
               fclose(fid1);
            end
            break;
        end
end
                
fclose('all');


                
